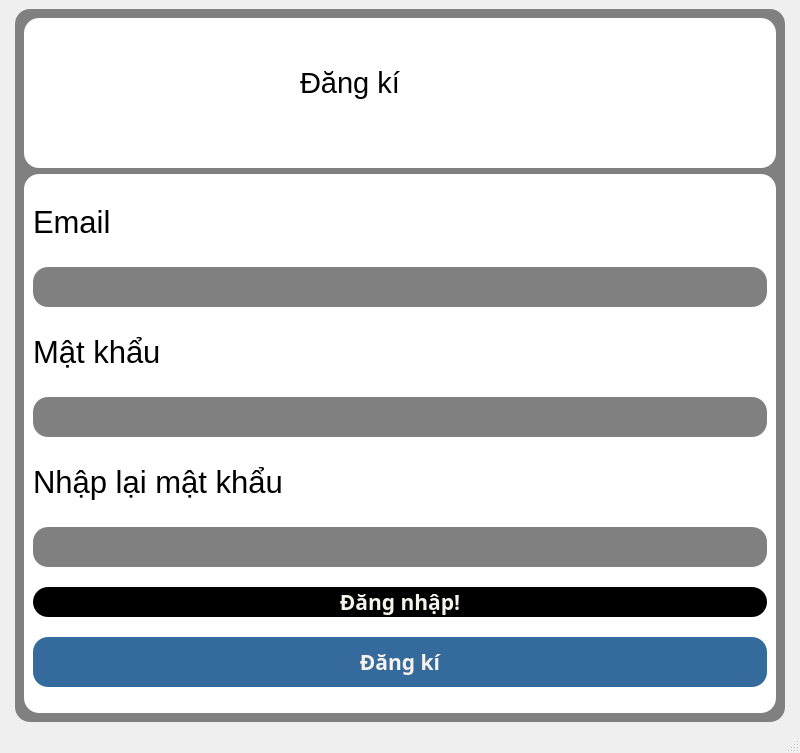
<?xml version="1.0" encoding="UTF-8"?>
<ui version="4.0">
 <class>MainWindow_2</class>
 <widget class="QMainWindow" name="MainWindow_2">
  <property name="geometry">
   <rect>
    <x>0</x>
    <y>0</y>
    <width>800</width>
    <height>753</height>
   </rect>
  </property>
  <property name="windowTitle">
   <string>MainWindow</string>
  </property>
  <widget class="QWidget" name="centralwidget">
   <layout class="QHBoxLayout" name="horizontalLayout">
    <item>
     <widget class="QWidget" name="widget_3" native="true">
      <property name="maximumSize">
       <size>
        <width>100</width>
        <height>16777215</height>
       </size>
      </property>
     </widget>
    </item>
    <item>
     <widget class="QWidget" name="widget_2" native="true">
      <property name="maximumSize">
       <size>
        <width>1200</width>
        <height>1200</height>
       </size>
      </property>
      <property name="sizeIncrement">
       <size>
        <width>3</width>
        <height>0</height>
       </size>
      </property>
      <property name="styleSheet">
       <string notr="true">background-color:grey;
border-radius: 15px;</string>
      </property>
      <layout class="QVBoxLayout" name="verticalLayout">
       <item>
        <widget class="QWidget" name="widget_5" native="true">
         <property name="maximumSize">
          <size>
           <width>16777215</width>
           <height>150</height>
          </size>
         </property>
         <property name="styleSheet">
          <string notr="true">background-color: white;
border-radius: 15px;</string>
         </property>
         <layout class="QHBoxLayout" name="horizontalLayout_2">
          <item>
           <widget class="QWidget" name="widget_7" native="true">
            <widget class="QLabel" name="label_2">
             <property name="geometry">
              <rect>
               <x>10</x>
               <y>20</y>
               <width>161</width>
               <height>101</height>
              </rect>
             </property>
             <property name="text">
              <string/>
             </property>
             <property name="pixmap">
              <pixmap>tải xuống.jfif</pixmap>
             </property>
             <property name="scaledContents">
              <bool>true</bool>
             </property>
            </widget>
           </widget>
          </item>
          <item>
           <widget class="QWidget" name="widget_8" native="true">
            <widget class="QLabel" name="label">
             <property name="geometry">
              <rect>
               <x>20</x>
               <y>-10</y>
               <width>141</width>
               <height>131</height>
              </rect>
             </property>
             <property name="font">
              <font>
               <pointsize>22</pointsize>
              </font>
             </property>
             <property name="text">
              <string>Đăng kí</string>
             </property>
            </widget>
           </widget>
          </item>
          <item>
           <widget class="QWidget" name="widget_6" native="true"/>
          </item>
         </layout>
        </widget>
       </item>
       <item>
        <widget class="QWidget" name="widget_4" native="true">
         <property name="styleSheet">
          <string notr="true">background-color: white;
border-radius: 15px;</string>
         </property>
         <layout class="QVBoxLayout" name="verticalLayout_2">
          <item>
           <widget class="QLabel" name="label_3">
            <property name="maximumSize">
             <size>
              <width>16777215</width>
              <height>50</height>
             </size>
            </property>
            <property name="font">
             <font>
              <pointsize>23</pointsize>
             </font>
            </property>
            <property name="text">
             <string>Email</string>
            </property>
           </widget>
          </item>
          <item>
           <widget class="QLineEdit" name="lineEdit_2">
            <property name="maximumSize">
             <size>
              <width>16777215</width>
              <height>40</height>
             </size>
            </property>
            <property name="styleSheet">
             <string notr="true">background-color: grey;
color: #356A9C;
font: 12pt &quot;Segoe UI&quot;;
border-radius: 15px;
padding-left: 5px;</string>
            </property>
           </widget>
          </item>
          <item>
           <widget class="QLabel" name="label_4">
            <property name="maximumSize">
             <size>
              <width>16777215</width>
              <height>50</height>
             </size>
            </property>
            <property name="font">
             <font>
              <pointsize>23</pointsize>
             </font>
            </property>
            <property name="text">
             <string>Mật khẩu</string>
            </property>
           </widget>
          </item>
          <item>
           <widget class="QLineEdit" name="lineEdit_3">
            <property name="maximumSize">
             <size>
              <width>16777215</width>
              <height>40</height>
             </size>
            </property>
            <property name="styleSheet">
             <string notr="true">background-color: grey;
color: #356A9C;
font: 12pt &quot;Segoe UI&quot;;
border-radius: 15px;
padding-left: 5px;</string>
            </property>
           </widget>
          </item>
          <item>
           <widget class="QLabel" name="label_5">
            <property name="maximumSize">
             <size>
              <width>16777215</width>
              <height>50</height>
             </size>
            </property>
            <property name="font">
             <font>
              <pointsize>23</pointsize>
             </font>
            </property>
            <property name="text">
             <string>Nhập lại mật khẩu</string>
            </property>
           </widget>
          </item>
          <item>
           <widget class="QLineEdit" name="lineEdit_4">
            <property name="maximumSize">
             <size>
              <width>16777215</width>
              <height>40</height>
             </size>
            </property>
            <property name="styleSheet">
             <string notr="true">background-color: grey;
color: #356A9C;
font: 12pt &quot;Segoe UI&quot;;
border-radius: 15px;
padding-left: 5px;</string>
            </property>
           </widget>
          </item>
          <item>
           <widget class="QPushButton" name="btn_login_2">
            <property name="font">
             <font>
              <family>Bahnschrift</family>
              <pointsize>16</pointsize>
              <weight>75</weight>
              <italic>false</italic>
              <bold>true</bold>
             </font>
            </property>
            <property name="styleSheet">
             <string notr="true">border-radius: 15px;
font: 600 16pt &quot;Bahnschrift&quot;;
background-color: black;
color: #F8F2EC;</string>
            </property>
            <property name="text">
             <string>Đăng nhập!</string>
            </property>
           </widget>
          </item>
          <item>
           <widget class="QPushButton" name="btn_register_2">
            <property name="maximumSize">
             <size>
              <width>16777215</width>
              <height>50</height>
             </size>
            </property>
            <property name="font">
             <font>
              <family>Bahnschrift</family>
              <pointsize>16</pointsize>
              <weight>75</weight>
              <italic>false</italic>
              <bold>true</bold>
             </font>
            </property>
            <property name="styleSheet">
             <string notr="true">border-radius: 15px;
font: 600 16pt &quot;Bahnschrift&quot;;
background-color: #356a9c;
color: #F8F2EC;</string>
            </property>
            <property name="text">
             <string>Đăng kí</string>
            </property>
           </widget>
          </item>
         </layout>
        </widget>
       </item>
      </layout>
     </widget>
    </item>
    <item>
     <widget class="QWidget" name="widget" native="true">
      <property name="maximumSize">
       <size>
        <width>100</width>
        <height>16777215</height>
       </size>
      </property>
     </widget>
    </item>
   </layout>
  </widget>
  <widget class="QMenuBar" name="menubar">
   <property name="geometry">
    <rect>
     <x>0</x>
     <y>0</y>
     <width>800</width>
     <height>26</height>
    </rect>
   </property>
  </widget>
  <widget class="QStatusBar" name="statusbar"/>
 </widget>
 <resources/>
 <connections/>
</ui>
